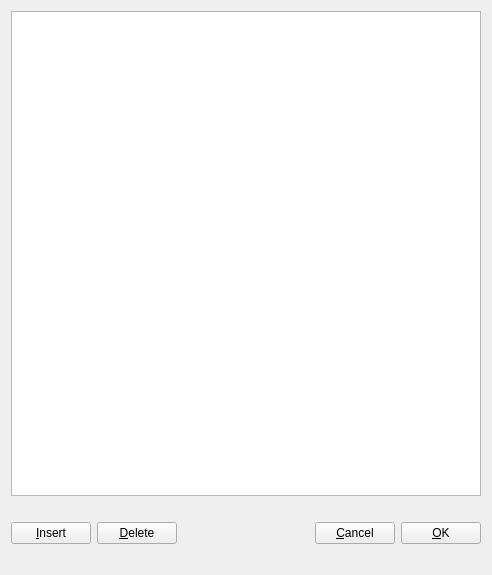
<ui version="4.0" >
 <class>PlayerWidget</class>
 <widget class="QWidget" name="PlayerWidget" >
  <property name="geometry" >
   <rect>
    <x>0</x>
    <y>0</y>
    <width>492</width>
    <height>575</height>
   </rect>
  </property>
  <property name="windowTitle" >
   <string>Players - kmj</string>
  </property>
  <layout class="QVBoxLayout" name="verticalLayout" >
   <item>
    <widget class="QTableView" name="playerView" />
   </item>
   <item>
    <spacer name="verticalSpacer_2" >
     <property name="orientation" >
      <enum>Qt::Vertical</enum>
     </property>
     <property name="sizeType" >
      <enum>QSizePolicy::Fixed</enum>
     </property>
     <property name="sizeHint" stdset="0" >
      <size>
       <width>20</width>
       <height>20</height>
      </size>
     </property>
    </spacer>
   </item>
   <item>
    <layout class="QHBoxLayout" name="horizontalLayout_2" >
     <item>
      <layout class="QHBoxLayout" name="horizontalLayout" >
       <item>
        <widget class="QPushButton" name="btnInsert" >
         <property name="text" >
          <string>&amp;Insert</string>
         </property>
        </widget>
       </item>
       <item>
        <widget class="QPushButton" name="btnDelete" >
         <property name="text" >
          <string>&amp;Delete</string>
         </property>
        </widget>
       </item>
       <item>
        <spacer name="horizontalSpacer" >
         <property name="orientation" >
          <enum>Qt::Horizontal</enum>
         </property>
         <property name="sizeType" >
          <enum>QSizePolicy::Expanding</enum>
         </property>
         <property name="sizeHint" stdset="0" >
          <size>
           <width>40</width>
           <height>20</height>
          </size>
         </property>
        </spacer>
       </item>
       <item>
        <widget class="QPushButton" name="btnCancel" >
         <property name="text" >
          <string>&amp;Cancel</string>
         </property>
        </widget>
       </item>
       <item>
        <widget class="QPushButton" name="btnOK" >
         <property name="text" >
          <string>&amp;OK</string>
         </property>
        </widget>
       </item>
      </layout>
     </item>
    </layout>
   </item>
   <item>
    <spacer name="verticalSpacer" >
     <property name="orientation" >
      <enum>Qt::Vertical</enum>
     </property>
     <property name="sizeType" >
      <enum>QSizePolicy::Fixed</enum>
     </property>
     <property name="sizeHint" stdset="0" >
      <size>
       <width>20</width>
       <height>20</height>
      </size>
     </property>
    </spacer>
   </item>
  </layout>
 </widget>
 <resources/>
 <connections/>
</ui>
